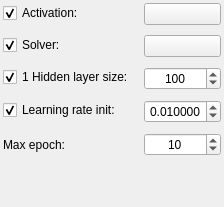
                     <widget class="QWidget" name="page_mlp_hp">
                      <property name="geometry">
                       <rect>
                        <x>0</x>
                        <y>0</y>
                        <width>221</width>
                        <height>207</height>
                       </rect>
                      </property>
                      <attribute name="label">
                       <string>MLP HyperParameters</string>
                      </attribute>
                      <layout class="QVBoxLayout" name="verticalLayout_103">
                       <property name="spacing">
                        <number>0</number>
                       </property>
                       <property name="leftMargin">
                        <number>0</number>
                       </property>
                       <property name="topMargin">
                        <number>0</number>
                       </property>
                       <property name="rightMargin">
                        <number>0</number>
                       </property>
                       <property name="bottomMargin">
                        <number>0</number>
                       </property>
                       <item>
                        <layout class="QFormLayout" name="page_mlp_hp_formLayout">
                         <property name="horizontalSpacing">
                          <number>10</number>
                         </property>
                         <property name="verticalSpacing">
                          <number>10</number>
                         </property>
                         <property name="leftMargin">
                          <number>3</number>
                         </property>
                         <property name="topMargin">
                          <number>3</number>
                         </property>
                         <property name="rightMargin">
                          <number>3</number>
                         </property>
                         <item row="0" column="0">
                          <widget class="CheckBox" name="activation_checkBox">
                           <property name="text">
                            <string>Activation:</string>
                           </property>
                           <property name="checked">
                            <bool>true</bool>
                           </property>
                          </widget>
                         </item>
                         <item row="0" column="1">
                          <widget class="ComboBox" name="activation_comboBox"/>
                         </item>
                         <item row="1" column="0">
                          <widget class="CheckBox" name="mlp_solve_checkBox">
                           <property name="text">
                            <string>Solver:</string>
                           </property>
                           <property name="checked">
                            <bool>true</bool>
                           </property>
                          </widget>
                         </item>
                         <item row="1" column="1">
                          <widget class="ComboBox" name="solver_mlp_combo_box"/>
                         </item>
                         <item row="2" column="0">
                          <widget class="CheckBox" name="mlp_layer_size_checkBox">
                           <property name="text">
                            <string>1 Hidden layer size:</string>
                           </property>
                           <property name="checked">
                            <bool>true</bool>
                           </property>
                          </widget>
                         </item>
                         <item row="2" column="1">
                          <widget class="SpinBox" name="mlp_layer_size_spinBox">
                           <property name="alignment">
                            <set>Qt::AlignCenter</set>
                           </property>
                           <property name="maximum">
                            <number>100000</number>
                           </property>
                           <property name="value">
                            <number>100</number>
                           </property>
                          </widget>
                         </item>
                         <item row="3" column="0">
                          <widget class="CheckBox" name="learning_rate_checkBox">
                           <property name="text">
                            <string>Learning rate init:</string>
                           </property>
                           <property name="checked">
                            <bool>true</bool>
                           </property>
                          </widget>
                         </item>
                         <item row="3" column="1">
                          <widget class="CompactDoubleSpinBox" name="learning_rate_doubleSpinBox">
                           <property name="alignment">
                            <set>Qt::AlignCenter</set>
                           </property>
                           <property name="decimals">
                            <number>6</number>
                           </property>
                           <property name="maximum">
                            <double>1.000000000000000</double>
                           </property>
                           <property name="singleStep">
                            <double>0.010000000000000</double>
                           </property>
                           <property name="value">
                            <double>0.010000000000000</double>
                           </property>
                          </widget>
                         </item>
                         <item row="4" column="0">
                          <widget class="QLabel" name="max_epoch_label">
                           <property name="text">
                            <string>Max epoch:</string>
                           </property>
                          </widget>
                         </item>
                         <item row="4" column="1">
                          <widget class="CompactSpinBox" name="max_epoch_spinBox">
                           <property name="alignment">
                            <set>Qt::AlignCenter</set>
                           </property>
                           <property name="minimum">
                            <number>1</number>
                           </property>
                           <property name="maximum">
                            <number>1000</number>
                           </property>
                           <property name="value">
                            <number>10</number>
                           </property>
                          </widget>
                         </item>
                        </layout>
                       </item>
                      </layout>
                     </widget>
